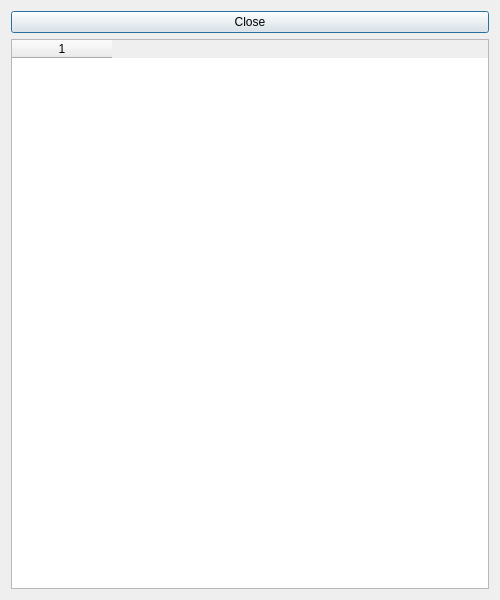
<ui version="4.0" >
 <class>EpgTodayClass</class>
 <widget class="QDialog" name="EpgTodayClass" >
  <property name="geometry" >
   <rect>
    <x>0</x>
    <y>0</y>
    <width>500</width>
    <height>600</height>
   </rect>
  </property>
  <property name="windowTitle" >
   <string>Today's Schedule</string>
  </property>
  <property name="windowIcon" >
   <iconset resource="images.qrc" >
    <normaloff>:/icons/images/browser.png</normaloff>:/icons/images/browser.png</iconset>
  </property>
  <layout class="QVBoxLayout" name="verticalLayout" >
   <item>
    <widget class="QPushButton" name="pushButton" >
     <property name="text" >
      <string>Close</string>
     </property>
     <property name="icon" >
      <iconset resource="images.qrc" >
       <normaloff>:/icons/images/fileclose.png</normaloff>:/icons/images/fileclose.png</iconset>
     </property>
    </widget>
   </item>
   <item>
    <widget class="QTableWidget" name="epgTable" >
     <property name="editTriggers" >
      <set>QAbstractItemView::NoEditTriggers</set>
     </property>
     <column/>
    </widget>
   </item>
  </layout>
 </widget>
 <layoutdefault spacing="6" margin="11" />
 <resources>
  <include location="images.qrc" />
 </resources>
 <connections>
  <connection>
   <sender>pushButton</sender>
   <signal>clicked()</signal>
   <receiver>EpgTodayClass</receiver>
   <slot>close()</slot>
   <hints>
    <hint type="sourcelabel" >
     <x>191</x>
     <y>12</y>
    </hint>
    <hint type="destinationlabel" >
     <x>-1</x>
     <y>230</y>
    </hint>
   </hints>
  </connection>
 </connections>
</ui>
